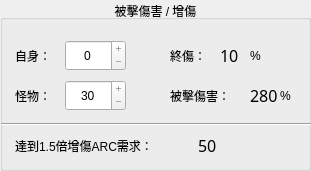
      <widget class="QGroupBox" name="groupBox_2">
       <property name="geometry">
        <rect>
         <x>19</x>
         <y>350</y>
         <width>311</width>
         <height>171</height>
        </rect>
       </property>
       <property name="toolTip">
        <string notr="true"/>
       </property>
       <property name="statusTip">
        <string notr="true"/>
       </property>
       <property name="whatsThis">
        <string notr="true"/>
       </property>
       <property name="accessibleName">
        <string notr="true"/>
       </property>
       <property name="accessibleDescription">
        <string notr="true"/>
       </property>
       <property name="title">
        <string>被擊傷害 / 增傷</string>
       </property>
       <property name="alignment">
        <set>Qt::AlignCenter</set>
       </property>
       <widget class="QLabel" name="label_21">
        <property name="geometry">
         <rect>
          <x>15</x>
          <y>40</y>
          <width>41</width>
          <height>31</height>
         </rect>
        </property>
        <property name="toolTip">
         <string notr="true"/>
        </property>
        <property name="statusTip">
         <string notr="true"/>
        </property>
        <property name="whatsThis">
         <string notr="true"/>
        </property>
        <property name="accessibleName">
         <string notr="true"/>
        </property>
        <property name="accessibleDescription">
         <string notr="true"/>
        </property>
        <property name="text">
         <string notr="true">自身：</string>
        </property>
       </widget>
       <widget class="QLabel" name="label_22">
        <property name="geometry">
         <rect>
          <x>15</x>
          <y>80</y>
          <width>41</width>
          <height>31</height>
         </rect>
        </property>
        <property name="toolTip">
         <string notr="true"/>
        </property>
        <property name="statusTip">
         <string notr="true"/>
        </property>
        <property name="whatsThis">
         <string notr="true"/>
        </property>
        <property name="accessibleName">
         <string notr="true"/>
        </property>
        <property name="accessibleDescription">
         <string notr="true"/>
        </property>
        <property name="text">
         <string notr="true">怪物：</string>
        </property>
       </widget>
       <widget class="QLabel" name="label_23">
        <property name="geometry">
         <rect>
          <x>170</x>
          <y>40</y>
          <width>51</width>
          <height>31</height>
         </rect>
        </property>
        <property name="toolTip">
         <string notr="true"/>
        </property>
        <property name="statusTip">
         <string notr="true"/>
        </property>
        <property name="whatsThis">
         <string notr="true"/>
        </property>
        <property name="accessibleName">
         <string notr="true"/>
        </property>
        <property name="accessibleDescription">
         <string notr="true"/>
        </property>
        <property name="text">
         <string notr="true">終傷：</string>
        </property>
       </widget>
       <widget class="QLabel" name="label_24">
        <property name="geometry">
         <rect>
          <x>170</x>
          <y>80</y>
          <width>81</width>
          <height>31</height>
         </rect>
        </property>
        <property name="toolTip">
         <string notr="true"/>
        </property>
        <property name="statusTip">
         <string notr="true"/>
        </property>
        <property name="whatsThis">
         <string notr="true"/>
        </property>
        <property name="accessibleName">
         <string notr="true"/>
        </property>
        <property name="accessibleDescription">
         <string notr="true"/>
        </property>
        <property name="text">
         <string notr="true">被擊傷害：</string>
        </property>
       </widget>
       <widget class="QLabel" name="damage">
        <property name="geometry">
         <rect>
          <x>220</x>
          <y>40</y>
          <width>31</width>
          <height>31</height>
         </rect>
        </property>
        <property name="font">
         <font>
          <family>微軟正黑體</family>
          <pointsize>12</pointsize>
          <underline>false</underline>
         </font>
        </property>
        <property name="toolTip">
         <string notr="true"/>
        </property>
        <property name="statusTip">
         <string notr="true"/>
        </property>
        <property name="whatsThis">
         <string notr="true"/>
        </property>
        <property name="accessibleName">
         <string notr="true"/>
        </property>
        <property name="accessibleDescription">
         <string notr="true"/>
        </property>
        <property name="text">
         <string notr="true">10</string>
        </property>
       </widget>
       <widget class="QLabel" name="label_25">
        <property name="geometry">
         <rect>
          <x>250</x>
          <y>40</y>
          <width>16</width>
          <height>31</height>
         </rect>
        </property>
        <property name="toolTip">
         <string notr="true"/>
        </property>
        <property name="statusTip">
         <string notr="true"/>
        </property>
        <property name="whatsThis">
         <string notr="true"/>
        </property>
        <property name="accessibleName">
         <string notr="true"/>
        </property>
        <property name="accessibleDescription">
         <string notr="true"/>
        </property>
        <property name="text">
         <string notr="true">%</string>
        </property>
       </widget>
       <widget class="QLabel" name="label_26">
        <property name="geometry">
         <rect>
          <x>280</x>
          <y>80</y>
          <width>16</width>
          <height>31</height>
         </rect>
        </property>
        <property name="toolTip">
         <string notr="true"/>
        </property>
        <property name="statusTip">
         <string notr="true"/>
        </property>
        <property name="whatsThis">
         <string notr="true"/>
        </property>
        <property name="accessibleName">
         <string notr="true"/>
        </property>
        <property name="accessibleDescription">
         <string notr="true"/>
        </property>
        <property name="text">
         <string notr="true">%</string>
        </property>
       </widget>
       <widget class="QLabel" name="hit_damage">
        <property name="geometry">
         <rect>
          <x>250</x>
          <y>80</y>
          <width>31</width>
          <height>31</height>
         </rect>
        </property>
        <property name="font">
         <font>
          <family>微軟正黑體</family>
          <pointsize>12</pointsize>
          <underline>false</underline>
         </font>
        </property>
        <property name="toolTip">
         <string notr="true"/>
        </property>
        <property name="statusTip">
         <string notr="true"/>
        </property>
        <property name="whatsThis">
         <string notr="true"/>
        </property>
        <property name="accessibleName">
         <string notr="true"/>
        </property>
        <property name="accessibleDescription">
         <string notr="true"/>
        </property>
        <property name="text">
         <string notr="true">280</string>
        </property>
       </widget>
       <widget class="QLabel" name="label_27">
        <property name="geometry">
         <rect>
          <x>15</x>
          <y>130</y>
          <width>181</width>
          <height>31</height>
         </rect>
        </property>
        <property name="toolTip">
         <string notr="true"/>
        </property>
        <property name="statusTip">
         <string notr="true"/>
        </property>
        <property name="whatsThis">
         <string notr="true"/>
        </property>
        <property name="accessibleName">
         <string notr="true"/>
        </property>
        <property name="accessibleDescription">
         <string notr="true"/>
        </property>
        <property name="text">
         <string notr="true">達到1.5倍增傷ARC需求：</string>
        </property>
       </widget>
       <widget class="Line" name="line_3">
        <property name="geometry">
         <rect>
          <x>1</x>
          <y>109</y>
          <width>311</width>
          <height>31</height>
         </rect>
        </property>
        <property name="toolTip">
         <string notr="true"/>
        </property>
        <property name="statusTip">
         <string notr="true"/>
        </property>
        <property name="whatsThis">
         <string notr="true"/>
        </property>
        <property name="accessibleName">
         <string notr="true"/>
        </property>
        <property name="accessibleDescription">
         <string notr="true"/>
        </property>
        <property name="orientation">
         <enum>Qt::Horizontal</enum>
        </property>
       </widget>
       <widget class="QLabel" name="maxDamage_arc">
        <property name="geometry">
         <rect>
          <x>198</x>
          <y>130</y>
          <width>71</width>
          <height>31</height>
         </rect>
        </property>
        <property name="font">
         <font>
          <family>微軟正黑體</family>
          <pointsize>12</pointsize>
          <underline>false</underline>
         </font>
        </property>
        <property name="toolTip">
         <string notr="true"/>
        </property>
        <property name="statusTip">
         <string notr="true"/>
        </property>
        <property name="whatsThis">
         <string notr="true"/>
        </property>
        <property name="accessibleName">
         <string notr="true"/>
        </property>
        <property name="accessibleDescription">
         <string notr="true"/>
        </property>
        <property name="text">
         <string notr="true">50</string>
        </property>
       </widget>
       <widget class="QSpinBox" name="ArcDamage_x">
        <property name="geometry">
         <rect>
          <x>65</x>
          <y>40</y>
          <width>61</width>
          <height>31</height>
         </rect>
        </property>
        <property name="toolTip">
         <string notr="true"/>
        </property>
        <property name="statusTip">
         <string notr="true"/>
        </property>
        <property name="whatsThis">
         <string notr="true"/>
        </property>
        <property name="accessibleName">
         <string notr="true"/>
        </property>
        <property name="accessibleDescription">
         <string notr="true"/>
        </property>
        <property name="alignment">
         <set>Qt::AlignCenter</set>
        </property>
        <property name="buttonSymbols">
         <enum>QAbstractSpinBox::PlusMinus</enum>
        </property>
        <property name="specialValueText">
         <string notr="true"/>
        </property>
        <property name="suffix">
         <string notr="true"/>
        </property>
        <property name="prefix">
         <string notr="true"/>
        </property>
        <property name="minimum">
         <number>0</number>
        </property>
        <property name="maximum">
         <number>0</number>
        </property>
        <property name="singleStep">
         <number>5</number>
        </property>
        <property name="value">
         <number>0</number>
        </property>
       </widget>
       <widget class="QSpinBox" name="ArcDamage_y">
        <property name="geometry">
         <rect>
          <x>65</x>
          <y>80</y>
          <width>61</width>
          <height>31</height>
         </rect>
        </property>
        <property name="toolTip">
         <string notr="true"/>
        </property>
        <property name="statusTip">
         <string notr="true"/>
        </property>
        <property name="whatsThis">
         <string notr="true"/>
        </property>
        <property name="accessibleName">
         <string notr="true"/>
        </property>
        <property name="accessibleDescription">
         <string notr="true"/>
        </property>
        <property name="alignment">
         <set>Qt::AlignCenter</set>
        </property>
        <property name="buttonSymbols">
         <enum>QAbstractSpinBox::PlusMinus</enum>
        </property>
        <property name="specialValueText">
         <string notr="true"/>
        </property>
        <property name="suffix">
         <string notr="true"/>
        </property>
        <property name="prefix">
         <string notr="true"/>
        </property>
        <property name="minimum">
         <number>30</number>
        </property>
        <property name="maximum">
         <number>30</number>
        </property>
        <property name="singleStep">
         <number>10</number>
        </property>
        <property name="value">
         <number>30</number>
        </property>
       </widget>
      </widget>
